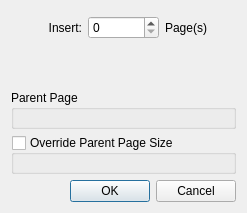
<?xml version="1.0" encoding="UTF-8"?>
<ui version="4.0">
 <class>NewPageDialog</class>
 <widget class="QDialog" name="NewPageDialog">
  <property name="geometry">
   <rect>
    <x>0</x>
    <y>0</y>
    <width>247</width>
    <height>213</height>
   </rect>
  </property>
  <property name="windowTitle">
   <string>Insert Page</string>
  </property>
  <layout class="QVBoxLayout" name="verticalLayout">
   <item>
    <layout class="QHBoxLayout" name="horizontalLayout">
     <item>
      <widget class="QLabel" name="label">
       <property name="text">
        <string>Insert:</string>
       </property>
       <property name="alignment">
        <set>Qt::AlignRight|Qt::AlignTrailing|Qt::AlignVCenter</set>
       </property>
      </widget>
     </item>
     <item>
      <widget class="QSpinBox" name="spinBox"/>
     </item>
     <item>
      <widget class="QLabel" name="label_2">
       <property name="text">
        <string>Page(s)</string>
       </property>
      </widget>
     </item>
    </layout>
   </item>
   <item>
    <widget class="ComponentInsertPage" name="componentInsertPage" native="true"/>
   </item>
   <item>
    <widget class="QGroupBox" name="groupBox_2">
     <property name="title">
      <string>Parent Page</string>
     </property>
     <layout class="QVBoxLayout" name="verticalLayout_3">
      <property name="spacing">
       <number>4</number>
      </property>
      <property name="leftMargin">
       <number>8</number>
      </property>
      <property name="topMargin">
       <number>8</number>
      </property>
      <property name="rightMargin">
       <number>8</number>
      </property>
      <property name="bottomMargin">
       <number>8</number>
      </property>
      <item>
       <widget class="ComponentParentPageSelector" name="componentParentPages" native="true"/>
      </item>
     </layout>
    </widget>
   </item>
   <item>
    <widget class="QGroupBox" name="groupBox">
     <property name="title">
      <string>Override Parent Page Size</string>
     </property>
     <property name="checkable">
      <bool>true</bool>
     </property>
     <property name="checked">
      <bool>false</bool>
     </property>
     <layout class="QVBoxLayout" name="verticalLayout_2">
      <property name="spacing">
       <number>4</number>
      </property>
      <property name="leftMargin">
       <number>8</number>
      </property>
      <property name="topMargin">
       <number>8</number>
      </property>
      <property name="rightMargin">
       <number>8</number>
      </property>
      <property name="bottomMargin">
       <number>8</number>
      </property>
      <item>
       <widget class="ComponentPageLayout" name="componentPageLayout" native="true"/>
      </item>
     </layout>
    </widget>
   </item>
   <item>
    <widget class="QDialogButtonBox" name="buttonBox">
     <property name="orientation">
      <enum>Qt::Horizontal</enum>
     </property>
     <property name="standardButtons">
      <set>QDialogButtonBox::Cancel|QDialogButtonBox::Ok</set>
     </property>
    </widget>
   </item>
  </layout>
 </widget>
 <customwidgets>
  <customwidget>
   <class>ComponentInsertPage</class>
   <extends>QWidget</extends>
   <header>component_insertpage.h</header>
   <container>1</container>
  </customwidget>
  <customwidget>
   <class>ComponentPageLayout</class>
   <extends>QWidget</extends>
   <header>component_pagelayout.h</header>
   <container>1</container>
  </customwidget>
  <customwidget>
   <class>ComponentParentPageSelector</class>
   <extends>QWidget</extends>
   <header>component_parentpageselector.h</header>
   <container>1</container>
  </customwidget>
 </customwidgets>
 <resources/>
 <connections>
  <connection>
   <sender>buttonBox</sender>
   <signal>accepted()</signal>
   <receiver>NewPageDialog</receiver>
   <slot>accept()</slot>
   <hints>
    <hint type="sourcelabel">
     <x>248</x>
     <y>254</y>
    </hint>
    <hint type="destinationlabel">
     <x>157</x>
     <y>274</y>
    </hint>
   </hints>
  </connection>
  <connection>
   <sender>buttonBox</sender>
   <signal>rejected()</signal>
   <receiver>NewPageDialog</receiver>
   <slot>reject()</slot>
   <hints>
    <hint type="sourcelabel">
     <x>316</x>
     <y>260</y>
    </hint>
    <hint type="destinationlabel">
     <x>286</x>
     <y>274</y>
    </hint>
   </hints>
  </connection>
 </connections>
</ui>
